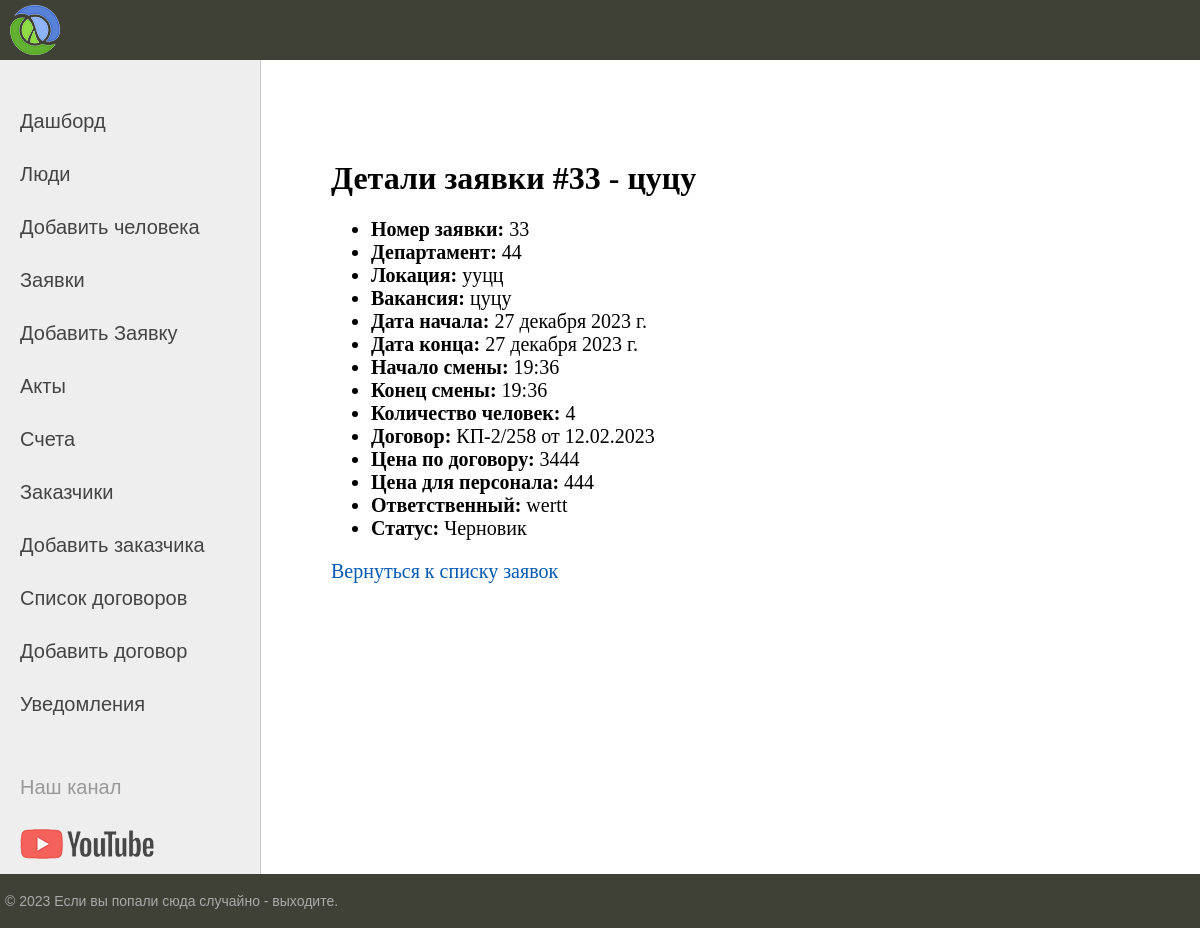
Screenshot of /order/4 with the database file from the repository.
### jobs/models.py (models this page shows, shortened)
class Order(models.Model):
    class Status(models.IntegerChoices):
        DRAFT = 0, 'Черновик'
        WORK = 1, 'В работе'
        CLOSED = 2, 'Закрыто'
    order_name = models.IntegerField(verbose_name="Номер заявки")
    department = models.CharField(max_length=255, verbose_name="Департамент")
    location = models.CharField(max_length=255, verbose_name="Локация")
    vacancy = models.CharField(max_length=255, verbose_name="Вакансия")
    start_date = models.DateField(verbose_name="Дата начала")
    finish_date = models.DateField(verbose_name="Дата конец")
    start_time = models.TimeField(verbose_name="Начало смены")
    finish_time = models.TimeField(verbose_name="Конец смены")
    count_of_persons = models.IntegerField(verbose_name="Количество человек")
    dogovor = models.ForeignKey('Dogovor', on_delete=models.PROTECT, null=True, verbose_name="Договор")
    price_per_hour = models.IntegerField(verbose_name="Цена по договору")
    price_for_user = models.IntegerField(verbose_name="Цена для персонала")
    responsible_full_name = models.CharField(max_length=255, verbose_name="Ответственный")
    status = models.IntegerField(choices=Status.choices, default=Status.DRAFT, verbose_name="Статус")
    class Meta:
        verbose_name = "Заявки"
        verbose_name_plural = "Заявки"

class Dogovor(models.Model):
    class Status(models.IntegerChoices):
        DRAFT = 0, 'Черновик'
        WORK = 1, 'В работе'
        CLOSED = 2, 'Закрыто'
    num_end_date = models.CharField(max_length=100, verbose_name="Дата заключения договора")
    sum_dogovor = models.IntegerField(verbose_name="Сумма договора")
    services = models.TextField(verbose_name="Услуги")
    status = models.IntegerField(choices=Status.choices, default=Status.DRAFT, verbose_name="Статус")
    legal_entity = models.ForeignKey('Partner', on_delete=models.PROTECT)
    class Meta:
        verbose_name = "Договора"
        verbose_name_plural = "Договора"
    def __str__(self):
        return str(self.num_end_date)

### jobs/views.py (the view)
# urls.py: path('order/<int:order_id>', views.OrderDetailView.as_view(), name="order_detail"),
class OrderDetailView(DetailView):
    model = Order
    template_name = 'jobs/order_detail.html'  # имя вашего шаблона
    context_object_name = 'order'
    pk_url_kwarg = 'order_id'  # имя параметра, передающего идентификатор объекта в URL

### jobs/templates/jobs/order_detail.html
{% extends 'base.html' %}
{% block content %}
  <h1>Детали заявки #{{ order.order_name }} - {{ order.vacancy }}</h1>
  <ul>
    <li><strong>Номер заявки:</strong> {{ order.order_name }}</li>
    <li><strong>Департамент:</strong> {{ order.department }}</li>
    <li><strong>Локация:</strong> {{ order.location }}</li>
    <li><strong>Вакансия:</strong> {{ order.vacancy }}</li>
    <li><strong>Дата начала:</strong> {{ order.start_date }}</li>
    <li><strong>Дата конца:</strong> {{ order.finish_date }}</li>
    <li><strong>Начало смены:</strong> {{ order.start_time }}</li>
    <li><strong>Конец смены:</strong> {{ order.finish_time }}</li>
    <li><strong>Количество человек:</strong> {{ order.count_of_persons }}</li>
    <li><strong>Договор:</strong> {{ order.dogovor }}</li>
    <li><strong>Цена по договору:</strong> {{ order.price_per_hour }}</li>
    <li><strong>Цена для персонала:</strong> {{ order.price_for_user }}</li>
    <li><strong>Ответственный:</strong> {{ order.responsible_full_name }}</li>
    <li><strong>Статус:</strong> {{ order.get_status_display }}</li>
  </ul>
  <a href="{% url 'orders' %}">Вернуться к списку заявок</a>
{% endblock %}

### rows the page displays
Order: order_name "33", vacancy "цуцу", department "44", location "ууцц", start_date "27 декабря 2023 г.", finish_date "27 декабря 2023 г.", start_time "19:36", finish_time "19:36", count_of_persons "4", dogovor "КП-2/258 от 12.02.2023", price_per_hour "3444", price_for_user "444", responsible_full_name "wertt", status "Черновик"
